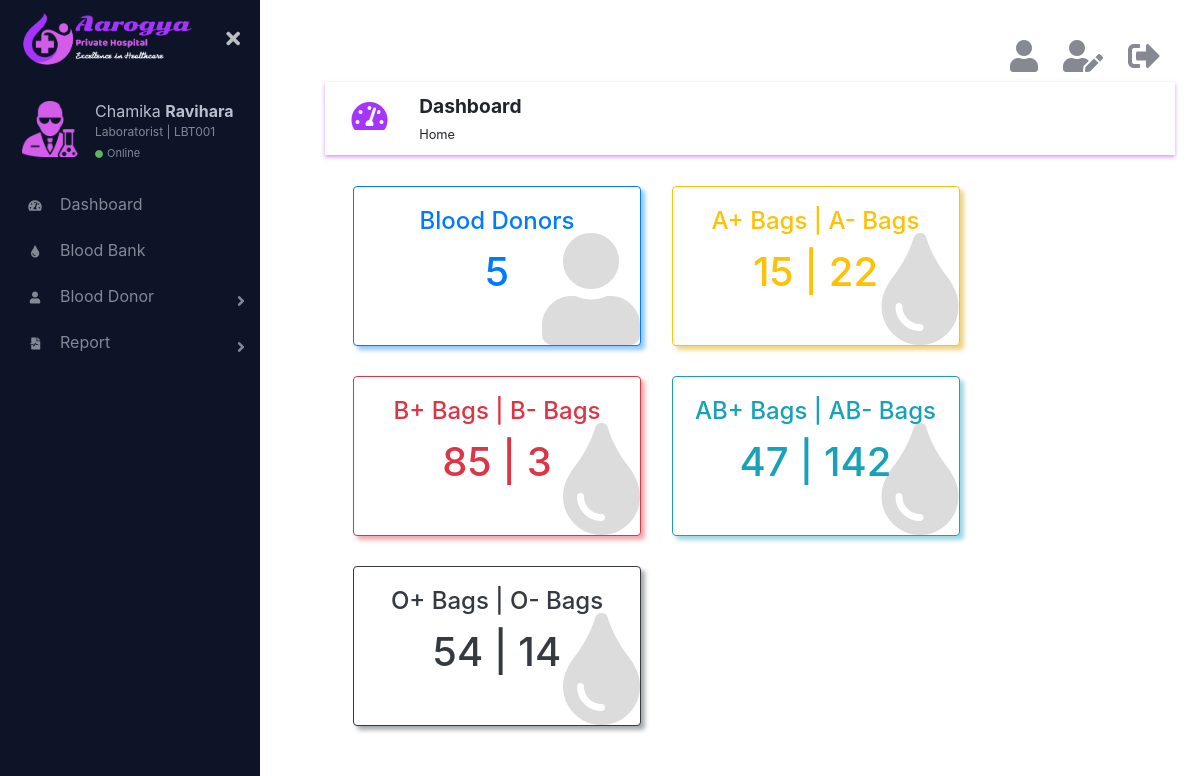
/html/dashboard.php (signed in), run on the app's committed database.
### tables this page shows
CREATE TABLE IF NOT EXISTS `bloodbank` (
  `bloodGroup` varchar(3) NOT NULL,
  `noOfBag` int(10) NOT NULL,
  PRIMARY KEY (`bloodGroup`)
);

### html/dashboard.php (the view, shortened to what the rows shown need)
<?php
    require_once('../connection/connection.php');
    $query = "SELECT COUNT(*) AS countPat FROM `patient` WHERE `is_deleted` = 0";
    $result_set = mysqli_query($con,$query);
    if (mysqli_num_rows($result_set) == 1) {
        $pat_count = mysqli_fetch_assoc($result_set);
    }
    $query = "SELECT COUNT(*) AS countNur FROM `nurse` WHERE `is_deleted` = 0";
    $result_set = mysqli_query($con,$query);
    if (mysqli_num_rows($result_set) == 1) {
        $nur_count = mysqli_fetch_assoc($result_set);
    }
    $query = "SELECT COUNT(*) AS countAcc FROM `accountant` WHERE `is_deleted` = 0";
    $result_set = mysqli_query($con,$query);
    if (mysqli_num_rows($result_set) == 1) {
        $acc_count = mysqli_fetch_assoc($result_set);
    }
    $query = "SELECT COUNT(*) AS countLab FROM `laboratorist` WHERE `is_deleted` = 0";
    $result_set = mysqli_query($con,$query);
    if (mysqli_num_rows($result_set) == 1) {
        $lab_count = mysqli_fetch_assoc($result_set);
    }
    $query = "SELECT COUNT(*) AS countCli FROM `client` WHERE `is_deleted` = 0";
    $result_set = mysqli_query($con,$query);
    if (mysqli_num_rows($result_set) == 1) {
        $cli_count = mysqli_fetch_assoc($result_set);
    }
    $query = "SELECT COUNT(*) AS countDonor FROM `blooddonor` WHERE `is_deleted` = 0";
    $result_set = mysqli_query($con,$query);
    if (mysqli_num_rows($result_set) == 1) {
        $donor_count = mysqli_fetch_assoc($result_set);
    }
    $query = "SELECT COUNT(*) AS countPayIn FROM `invoice` WHERE `is_deleted` = 0 AND `is_paid` = 'Paid'";
    if($_SESSION['role'] == 'client' || $_SESSION['role'] == 'patient'){
        $query = "SELECT SUM(`amount`) AS amountUnIn FROM `invoice` WHERE `is_deleted` = 0 AND `is_paid` = 'Unpaid' AND `patientId` = '{$_SESSION['id']}'";
    } else {
        $query = "SELECT SUM(`amount`) AS amountUnIn FROM `invoice` WHERE `is_deleted` = 0 AND `is_paid` = 'Unpaid'";
    }
    $result_set = mysqli_query($con,$query);
    if (mysqli_num_rows($result_set) == 1) {
        $unin_amount = mysqli_fetch_assoc($result_set);
    }
    $query = "SELECT SUM(`amount`) AS amountPayIn FROM `invoice` WHERE `is_deleted` = 0 AND `is_paid` = 'Paid'";
    $result_set = mysqli_query($con,$query);
    if (mysqli_num_rows($result_set) == 1) {
        $payin_amount = mysqli_fetch_assoc($result_set);
    }
    $queryP = "SELECT `noOfBag` as countAPlus FROM `bloodbank` WHERE `bloodGroup` = 'A+'";
    $queryM = "SELECT `noOfBag` as countAMinus FROM `bloodbank` WHERE `bloodGroup` = 'A-'";
    $result_setP = mysqli_query($con,$queryP);
    $result_setM = mysqli_query($con,$queryM);
    $aplus_count = mysqli_fetch_assoc($result_setP);
    $aminus_count = mysqli_fetch_assoc($result_setM);
    $queryP = "SELECT `noOfBag` as countBPlus FROM `bloodbank` WHERE `bloodGroup` = 'B+'";
    $queryM = "SELECT `noOfBag` as countBMinus FROM `bloodbank` WHERE `bloodGroup` = 'B-'";
    $result_setP = mysqli_query($con,$queryP);
    $result_setM = mysqli_query($con,$queryM);
    $bplus_count = mysqli_fetch_assoc($result_setP);
    $bminus_count = mysqli_fetch_assoc($result_setM);
    $queryP = "SELECT `noOfBag` as countABPlus FROM `bloodbank` WHERE `bloodGroup` = 'AB+'";
    $queryM = "SELECT `noOfBag` as countABMinus FROM `bloodbank` WHERE `bloodGroup` = 'AB-'";
    $result_setP = mysqli_query($con,$queryP);
    $result_setM = mysqli_query($con,$queryM);
    $abplus_count = mysqli_fetch_assoc($result_setP);
    $abminus_count = mysqli_fetch_assoc($result_setM);
    $queryP = "SELECT `noOfBag` as countOPlus FROM `bloodbank` WHERE `bloodGroup` = 'O+'";
    $queryM = "SELECT `noOfBag` as countOMinus FROM `bloodbank` WHERE `bloodGroup` = 'O-'";
    $result_setP = mysqli_query($con,$queryP);
    $result_setM = mysqli_query($con,$queryM);
    $oplus_count = mysqli_fetch_assoc($result_setP);
    $ominus_count = mysqli_fetch_assoc($result_setM);
?>
<!DOCTYPE html>
<html lang="en">
    <head>
        <link rel="stylesheet" href="../css/bootstrap.min.css">
        <link href="https://cdnjs.cloudflare.com/ajax/libs/font-awesome/5.10.0-11/css/all.css" rel="stylesheet">
        <link href="../css/main.css" rel="stylesheet">
    </head>
    <body>
        <div class="page-wrapper chiller-theme toggled">
            <?php
                require_once('sidebar.php');
            ?>
            <main class="page-content">
                <div class="container">
                    <?php
                        require_once('logoutbar.php');
                    ?>
                    <a <?php if($_SESSION['role'] == 'admin') echo "href='patientList.php'";?> class="btn" id="patCount">
                        <div class="card img-fluid border-primary mb-3" style="width: 18rem;height: 10rem;box-shadow: 4px 4px 4px rgba(38,143,255, 0.5);">
                            <div class="card-body card-img-overlay text-primary">
                                <h1>
                                    <?php
                                        if($_SESSION['role'] == 'laboratorist'){
                                            echo $donor_count['countDonor'];
                                        } else {
                                            echo $pat_count['countPat'];
                                        }
                                    ?>
                                </h1>
                            </div>
                        </div>
                    </a>
                    <a <?php if($_SESSION['role'] == 'admin') echo "href='nurseList.php'";?> class="btn" id="nurCount">
                        <div class="card img-fluid border-warning mb-3" style="width: 18rem;height: 10rem;box-shadow: 4px 4px 4px rgba(222,170,12, 0.5);">
                            <div class="card-body card-img-overlay text-warning">
                                <?php
                                    if($_SESSION['role'] == 'admin'){
                                        echo "<h4 class='card-title'>Nurses</h4>";
                                    } else if($_SESSION['role'] == 'doctor' || $_SESSION['role'] == 'nurse'){
                                        echo "<h4 class='card-title'>Blood Donors</h4>";
                                    } else if($_SESSION['role'] == 'laboratorist'){
                                        echo "<h4 class='card-title'>A+ Bags | A- Bags</h4>";
                                    } else if($_SESSION['role'] == 'accountant'){
                                        echo "<h4 class='card-title'>Received Amount</h4>";
                                    } else {
                                        echo "<h4 class='card-title'>Nurses</h4>";
                                    }
                                ?>
                                <h1>
                                    <?php
                                        if($_SESSION['role'] == 'admin'){
                                            echo $nur_count['countNur'];
                                        } else if($_SESSION['role'] == 'doctor' || $_SESSION['role'] == 'nurse'){
                                            echo $donor_count['countDonor'];
                                        } else if($_SESSION['role'] == 'laboratorist'){
                                            echo $aplus_count['countAPlus']." | ".$aminus_count['countAMinus'];
                                        } else if($_SESSION['role'] == 'accountant'){
                                            echo $payin_amount['amountPayIn'];
                                        } else {
                                            echo $nur_count['countNur'];
                                        }
                                    ?>
                                </h1>
                            </div>
                        </div>
                    </a>
                    <a <?php if($_SESSION['role'] == 'admin') echo "href='accountantList.php'";?> class="btn" id="accCount">
                        <div class="card img-fluid border-danger mb-3" style="width: 18rem;height: 10rem;box-shadow: 4px 4px 4px rgba(225,83,97, 0.5);">
                            <div class="card-body card-img-overlay text-danger">
                                <?php
                                    if($_SESSION['role'] == 'accountant'){
                                        echo "<h4 class='card-title'>Receivable Amount</h4>";
                                    } else if($_SESSION['role'] == 'client' || $_SESSION['role'] == 'patient'){
                                        echo "<h4 class='card-title'>Payable Amount</h4>";
                                    } else if($_SESSION['role'] == 'laboratorist'){
                                        echo "<h4 class='card-title'>B+ Bags | B- Bags</h4>";
                                    } else {
                                        echo "<h4 class='card-title'>Accountants</h4>";
                                    }
                                ?>
                                <h1>
                                    <?php
                                        if($_SESSION['role'] == 'accountant' || $_SESSION['role'] == 'client' || $_SESSION['role'] == 'patient'){
                                            echo $unin_amount['amountUnIn'];
                                        } else if($_SESSION['role'] == 'laboratorist'){
                                            echo $bplus_count['countBPlus']." | ".$bminus_count['countBMinus'];
                                        } else {
                                            echo $acc_count['countAcc'];
                                        }
                                    ?>
                                </h1>
                            </div>
                        </div>
                    </a>
                    <a <?php if($_SESSION['role'] == 'admin') echo "href='laboratoristList.php'";?> class="btn" id="labCount">
                        <div class="card img-fluid border-info mb-3" style="width: 18rem;height: 10rem;box-shadow: 4px 4px 4px rgba(58,176,195, 0.5);">
                            <div class="card-body card-img-overlay text-info">
                                <?php
                                    if($_SESSION['role'] == 'laboratorist'){
                                        echo "<h4 class='card-title'>AB+ Bags | AB- Bags</h4>";
                                    } else {
                                        echo "<h4 class='card-title'>Laboratorists</h4>";
                                    }
                                ?>
                                <h1>
                                    <?php
                                        if($_SESSION['role'] == 'laboratorist'){
                                            echo $abplus_count['countABPlus']." | ".$abminus_count['countABMinus'];
                                        } else {
                                            echo $lab_count['countLab'];
                                        }
                                    ?>
                                </h1>
                            </div>
                        </div>
                    </a>
                    <a <?php if($_SESSION['role'] == 'admin') echo "href='clientList.php'";?> class="btn" id="cliCount">
                        <div class="card img-fluid border-dark mb-3" style="width: 18rem;height: 10rem;box-shadow: 4px 4px 4px rgba(82,88,93, 0.5);">
                            <div class="card-body card-img-overlay text-dark">
                                <?php
                                    if($_SESSION['role'] == 'laboratorist'){
                                        echo "<h4 class='card-title'>O+ Bags | O- Bags</h4>";
                                    } else {
                                        echo "<h4 class='card-title'>Clients</h4>";
                                    }
                                ?>
                                <h1>
                                    <?php
                                        if($_SESSION['role'] == 'laboratorist'){
                                            echo $oplus_count['countOPlus']." | ".$ominus_count['countOMinus'];
                                        } else {
                                            echo $cli_count['countCli'];
                                        }
                                    ?>
                                </h1>
                            </div>
                        </div>
                    </a>
                </div>
            </main>
        </div>
    </body>
    </html>

### data on the page
bloodbank: noOfBag "22"
bloodbank: noOfBag "3"
bloodbank: noOfBag "142"
bloodbank: noOfBag "14"

### other printed values
$_SESSION['firstName'] "Chamika"
$_SESSION['lastName'] "Ravihara"
$_SESSION['id'] "LBT001"
$donor_count['countDonor'] "5"
$aplus_count['countAPlus'] "15"
$bplus_count['countBPlus'] "85"
$abplus_count['countABPlus'] "47"
$oplus_count['countOPlus'] "54"
